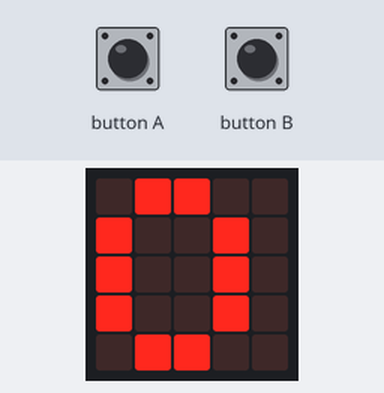
Recording of a program running on a simulated BBC micro:bit running MicroPython. Shown: the board's 5×5 LED display. Inputs (shaded band) come from the test bench.

Above: at 1.2 s.
1.3 s: button A pressed for 0.15 s
At 2.8 s:
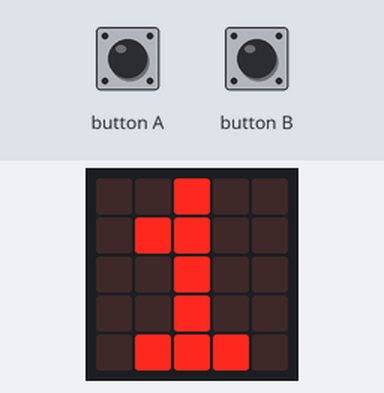
3.2 s: button A pressed for 1 s
At 4.2 s:
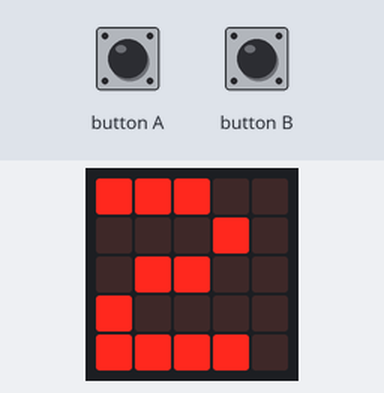
Timing chart, 0 to 6.2 s (numbered marks = the images above; inputs shaded):
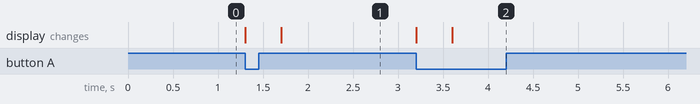

The program:

014_variable_press_release_tidy.py
```python
from microbit import *

# Tidy - press a or b should show the new counter immediately
counter = 0

display.show(str(counter))
while True:
  while button_a.is_pressed():
    counter = counter - 1
    display.show(str(counter))
    while button_a.is_pressed():
      pass
  while button_b.is_pressed():
    counter = counter + 1
    display.show(str(counter))
    while button_b.is_pressed():
      pass
```

Measured:
- after the input at 1.3 s, the display: first changes at once (image 1 shows a later state)
- after the input at 3.2 s, the display: first changes at once (image 2 shows a later state)
